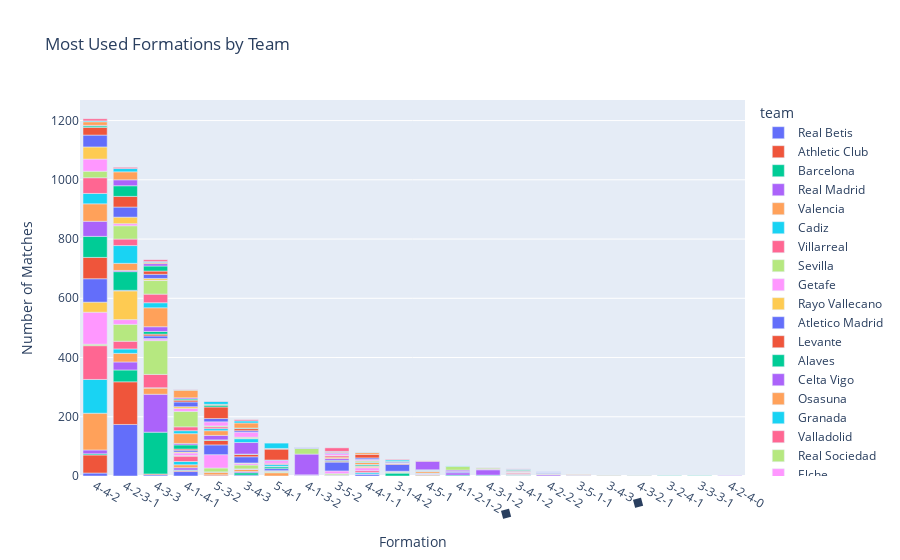

Notebook code for this chart:
### Code cell
formation_analysis = df.groupby(['team', 'formation']).size().reset_index(name='count')
formation_analysis = formation_analysis.sort_values('count', ascending=False)

fig = px.bar(formation_analysis, x='formation', y='count', color='team',
             title='Most Used Formations by Team',
             labels={'formation': 'Formation', 'count': 'Number of Matches'})
fig.update_layout(xaxis={'categoryorder':'total descending'})
fig.show()

### Figure 1 — Plotly figure (JSON) as saved in the notebook; plotly's stock layout.template omitted (floating-point values rounded to 4 significant figures)
{"data": [{"alignmentgroup": "True", "hovertemplate": "team=Real Betis<br>Formation=%{x}<br>Number of Matches=%{y}<extra></extra>", "legendgroup": "Real Betis", "marker": {"color": "#636efa", "pattern": {"shape": ""}}, "name": "Real Betis", "offsetgroup": "Real Betis", "orientation": "v", "showlegend": true, "textposition": "auto", "type": "bar", "x": ["4-2-3-1", "4-1-4-1", "4-4-2", "4-4-1-1", "4-3-3", "3-4-3", "3-5-1-1", "4-3-1-2", "5-3-2", "4-1-3-2"], "xaxis": "x", "y": [174, 15, 10, 6, 4, 3, 1, 1, 1, 1], "yaxis": "y"}, {"alignmentgroup": "True", "hovertemplate": "team=Athletic Club<br>Formation=%{x}<br>Number of Matches=%{y}<extra></extra>", "legendgroup": "Athletic Club", "marker": {"color": "#EF553B", "pattern": {"shape": ""}}, "name": "Athletic Club", "offsetgroup": "Athletic Club", "orientation": "v", "showlegend": true, "textposition": "auto", "type": "bar", "x": ["4-2-3-1", "4-4-2", "4-1-4-1", "5-3-2", "4-3-3", "3-5-2"], "xaxis": "x", "y": [144, 61, 3, 3, 3, 2], "yaxis": "y"}, {"alignmentgroup": "True", "hovertemplate": "team=Barcelona<br>Formation=%{x}<br>Number of Matches=%{y}<extra></extra>", "legendgroup": "Barcelona", "marker": {"color": "#00cc96", "pattern": {"shape": ""}}, "name": "Barcelona", "offsetgroup": "Barcelona", "orientation": "v", "showlegend": true, "textposition": "auto", "type": "bar", "x": ["4-3-3", "4-2-3-1", "3-1-4-2", "3-4-3", "4-4-2", "4-1-2-1-2◆", "4-1-4-1", "4-3-1-2", "3-4-1-2", "3-5-2", "3-4-3◆", "3-2-4-1", "3-3-3-1"], "xaxis": "x", "y": [141, 40, 10, 8, 4, 3, 2, 2, 2, 1, 1, 1, 1], "yaxis": "y"}, {"alignmentgroup": "True", "hovertemplate": "team=Real Madrid<br>Formation=%{x}<br>Number of Matches=%{y}<extra></extra>", "legendgroup": "Real Madrid", "marker": {"color": "#ab63fa", "pattern": {"shape": ""}}, "name": "Real Madrid", "offsetgroup": "Real Madrid", "orientation": "v", "showlegend": true, "textposition": "auto", "type": "bar", "x": ["4-3-3", "4-2-3-1", "4-3-1-2", "4-4-2", "4-1-2-1-2◆", "4-1-4-1", "3-4-3", "4-2-2-2", "4-1-3-2", "4-4-1-1", "4-3-2-1", "4-2-4-0", "3-1-4-2"], "xaxis": "x", "y": [128, 27, 18, 13, 8, 8, 4, 4, 2, 1, 1, 1, 1], "yaxis": "y"}, {"alignmentgroup": "True", "hovertemplate": "team=Valencia<br>Formation=%{x}<br>Number of Matches=%{y}<extra></extra>", "legendgroup": "Valencia", "marker": {"color": "#FFA15A", "pattern": {"shape": ""}}, "name": "Valencia", "offsetgroup": "Valencia", "orientation": "v", "showlegend": true, "textposition": "auto", "type": "bar", "x": ["4-4-2", "4-2-3-1", "4-3-3", "5-4-1", "4-1-4-1", "5-3-2", "3-4-3", "4-5-1", "3-5-1-1", "3-4-1-2"], "xaxis": "x", "y": [124, 29, 21, 11, 10, 9, 7, 3, 1, 1], "yaxis": "y"}, {"alignmentgroup": "True", "hovertemplate": "team=Cadiz<br>Formation=%{x}<br>Number of Matches=%{y}<extra></extra>", "legendgroup": "Cadiz", "marker": {"color": "#19d3f3", "pattern": {"shape": ""}}, "name": "Cadiz", "offsetgroup": "Cadiz", "orientation": "v", "showlegend": true, "textposition": "auto", "type": "bar", "x": ["4-4-2", "4-2-3-1", "4-1-4-1", "4-4-1-1", "4-5-1", "3-4-3", "5-3-2", "4-3-3", "3-4-1-2", "5-4-1"], "xaxis": "x", "y": [114, 15, 11, 5, 2, 1, 1, 1, 1, 1], "yaxis": "y"}, {"alignmentgroup": "True", "hovertemplate": "team=Villarreal<br>Formation=%{x}<br>Number of Matches=%{y}<extra></extra>", "legendgroup": "Villarreal", "marker": {"color": "#FF6692", "pattern": {"shape": ""}}, "name": "Villarreal", "offsetgroup": "Villarreal", "orientation": "v", "showlegend": true, "textposition": "auto", "type": "bar", "x": ["4-4-2", "4-3-3", "4-2-3-1", "4-1-4-1", "4-4-1-1", "4-2-2-2", "3-1-4-2", "3-4-3", "3-5-2", "4-5-1"], "xaxis": "x", "y": [114, 45, 26, 18, 6, 2, 1, 1, 1, 1], "yaxis": "y"}, {"alignmentgroup": "True", "hovertemplate": "team=Sevilla<br>Formation=%{x}<br>Number of Matches=%{y}<extra></extra>", "legendgroup": "Sevilla", "marker": {"color": "#B6E880", "pattern": {"shape": ""}}, "name": "Sevilla", "offsetgroup": "Sevilla", "orientation": "v", "showlegend": true, "textposition": "auto", "type": "bar", "x": ["4-3-3", "4-2-3-1", "3-4-3", "5-3-2", "4-4-2", "5-4-1", "3-5-2", "3-1-4-2", "4-1-4-1", "4-2-2-2"], "xaxis": "x", "y": [114, 57, 13, 13, 5, 4, 4, 3, 2, 1], "yaxis": "y"}, {"alignmentgroup": "True", "hovertemplate": "team=Getafe<br>Formation=%{x}<br>Number of Matches=%{y}<extra></extra>", "legendgroup": "Getafe", "marker": {"color": "#FF97FF", "pattern": {"shape": ""}}, "name": "Getafe", "offsetgroup": "Getafe", "orientation": "v", "showlegend": true, "textposition": "auto", "type": "bar", "x": ["4-4-2", "5-3-2", "4-2-3-1", "4-4-1-1", "4-1-4-1", "3-5-2", "4-3-3", "3-4-3", "4-5-1", "5-4-1", "3-1-4-2", "4-1-3-2"], "xaxis": "x", "y": [108, 45, 16, 10, 9, 9, 6, 6, 3, 2, 1, 1], "yaxis": "y"}, {"alignmentgroup": "True", "hovertemplate": "team=Rayo Vallecano<br>Formation=%{x}<br>Number of Matches=%{y}<extra></extra>", "legendgroup": "Rayo Vallecano", "marker": {"color": "#FECB52", "pattern": {"shape": ""}}, "name": "Rayo Vallecano", "offsetgroup": "Rayo Vallecano", "orientation": "v", "showlegend": true, "textposition": "auto", "type": "bar", "x": ["4-2-3-1", "4-4-2", "4-4-1-1", "4-1-4-1", "4-3-3", "3-4-3", "4-3-1-2"], "xaxis": "x", "y": [97, 34, 3, 3, 1, 1, 1], "yaxis": "y"}, {"alignmentgroup": "True", "hovertemplate": "team=Atletico Madrid<br>Formation=%{x}<br>Number of Matches=%{y}<extra></extra>", "legendgroup": "Atletico Madrid", "marker": {"color": "#636efa", "pattern": {"shape": ""}}, "name": "Atletico Madrid", "offsetgroup": "Atletico Madrid", "orientation": "v", "showlegend": true, "textposition": "auto", "type": "bar", "x": ["4-4-2", "5-3-2", "3-5-2", "3-1-4-2", "3-4-3", "4-3-3", "5-4-1", "4-1-4-1", "4-1-2-1-2◆", "4-2-3-1", "4-4-1-1", "3-4-1-2", "4-3-1-2"], "xaxis": "x", "y": [79, 33, 30, 23, 21, 9, 7, 6, 3, 2, 1, 1, 1], "yaxis": "y"}, {"alignmentgroup": "True", "hovertemplate": "team=Levante<br>Formation=%{x}<br>Number of Matches=%{y}<extra></extra>", "legendgroup": "Levante", "marker": {"color": "#EF553B", "pattern": {"shape": ""}}, "name": "Levante", "offsetgroup": "Levante", "orientation": "v", "showlegend": true, "textposition": "auto", "type": "bar", "x": ["4-4-2", "5-3-2", "3-4-3", "4-3-3", "4-1-4-1", "3-5-2", "3-1-4-2", "4-4-1-1", "4-1-2-1-2◆"], "xaxis": "x", "y": [72, 15, 8, 6, 4, 3, 3, 2, 1], "yaxis": "y"}, {"alignmentgroup": "True", "hovertemplate": "team=Alaves<br>Formation=%{x}<br>Number of Matches=%{y}<extra></extra>", "legendgroup": "Alaves", "marker": {"color": "#00cc96", "pattern": {"shape": ""}}, "name": "Alaves", "offsetgroup": "Alaves", "orientation": "v", "showlegend": true, "textposition": "auto", "type": "bar", "x": ["4-4-2", "4-2-3-1", "4-1-4-1", "4-3-3", "5-4-1", "4-4-1-1", "3-5-2", "5-3-2", "4-2-2-2", "4-5-1", "3-4-3", "3-4-1-2", "3-1-4-2"], "xaxis": "x", "y": [71, 63, 14, 9, 6, 4, 3, 2, 2, 1, 1, 1, 1], "yaxis": "y"}, {"alignmentgroup": "True", "hovertemplate": "team=Celta Vigo<br>Formation=%{x}<br>Number of Matches=%{y}<extra></extra>", "legendgroup": "Celta Vigo", "marker": {"color": "#ab63fa", "pattern": {"shape": ""}}, "name": "Celta Vigo", "offsetgroup": "Celta Vigo", "orientation": "v", "showlegend": true, "textposition": "auto", "type": "bar", "x": ["4-1-3-2", "4-4-2", "3-4-3", "4-3-3", "5-3-2", "3-5-2", "4-1-4-1", "4-1-2-1-2◆", "4-2-3-1", "4-2-2-2", "5-4-1", "4-4-1-1", "3-5-1-1"], "xaxis": "x", "y": [70, 51, 39, 16, 15, 6, 5, 5, 4, 2, 1, 1, 1], "yaxis": "y"}, {"alignmentgroup": "True", "hovertemplate": "team=Osasuna<br>Formation=%{x}<br>Number of Matches=%{y}<extra></extra>", "legendgroup": "Osasuna", "marker": {"color": "#FFA15A", "pattern": {"shape": ""}}, "name": "Osasuna", "offsetgroup": "Osasuna", "orientation": "v", "showlegend": true, "textposition": "auto", "type": "bar", "x": ["4-3-3", "4-4-2", "4-1-4-1", "4-2-3-1", "5-3-2", "4-4-1-1", "4-5-1", "3-5-2", "5-4-1", "3-5-1-1"], "xaxis": "x", "y": [64, 59, 33, 24, 16, 7, 6, 5, 1, 1], "yaxis": "y"}, {"alignmentgroup": "True", "hovertemplate": "team=Granada<br>Formation=%{x}<br>Number of Matches=%{y}<extra></extra>", "legendgroup": "Granada", "marker": {"color": "#19d3f3", "pattern": {"shape": ""}}, "name": "Granada", "offsetgroup": "Granada", "orientation": "v", "showlegend": true, "textposition": "auto", "type": "bar", "x": ["4-2-3-1", "4-4-2", "4-3-3", "3-4-3", "4-1-4-1", "5-3-2", "5-4-1", "4-4-1-1", "4-5-1", "4-2-2-2"], "xaxis": "x", "y": [60, 35, 17, 13, 10, 7, 6, 2, 1, 1], "yaxis": "y"}, {"alignmentgroup": "True", "hovertemplate": "team=Valladolid<br>Formation=%{x}<br>Number of Matches=%{y}<extra></extra>", "legendgroup": "Valladolid", "marker": {"color": "#FF6692", "pattern": {"shape": ""}}, "name": "Valladolid", "offsetgroup": "Valladolid", "orientation": "v", "showlegend": true, "textposition": "auto", "type": "bar", "x": ["4-4-2", "4-3-3", "4-2-3-1", "4-1-4-1", "5-3-2", "3-5-2", "5-4-1", "3-4-1-2", "4-3-1-2", "3-4-3", "4-5-1"], "xaxis": "x", "y": [53, 29, 22, 13, 6, 5, 4, 4, 2, 1, 1], "yaxis": "y"}, {"alignmentgroup": "True", "hovertemplate": "team=Real Sociedad<br>Formation=%{x}<br>Number of Matches=%{y}<extra></extra>", "legendgroup": "Real Sociedad", "marker": {"color": "#B6E880", "pattern": {"shape": ""}}, "name": "Real Sociedad", "offsetgroup": "Real Sociedad", "orientation": "v", "showlegend": true, "textposition": "auto", "type": "bar", "x": ["4-1-4-1", "4-3-3", "4-2-3-1", "4-4-2", "4-1-3-2", "4-1-2-1-2◆", "3-4-3", "4-4-1-1", "4-3-1-2", "5-3-2", "3-4-1-2", "4-3-2-1", "3-5-2", "4-5-1"], "xaxis": "x", "y": [52, 46, 45, 22, 19, 13, 4, 4, 4, 3, 1, 1, 1, 1], "yaxis": "y"}, {"alignmentgroup": "True", "hovertemplate": "team=Elche<br>Formation=%{x}<br>Number of Matches=%{y}<extra></extra>", "legendgroup": "Elche", "marker": {"color": "#FF97FF", "pattern": {"shape": ""}}, "name": "Elche", "offsetgroup": "Elche", "orientation": "v", "showlegend": true, "textposition": "auto", "type": "bar", "x": ["4-4-2", "3-4-3", "5-3-2", "4-1-4-1", "5-4-1", "4-2-3-1", "3-5-2", "4-4-1-1", "3-4-1-2", "3-1-4-2", "4-3-3", "4-2-2-2", "4-3-1-2"], "xaxis": "x", "y": [41, 17, 14, 10, 9, 7, 6, 4, 2, 1, 1, 1, 1], "yaxis": "y"}, {"alignmentgroup": "True", "hovertemplate": "team=Eibar<br>Formation=%{x}<br>Number of Matches=%{y}<extra></extra>", "legendgroup": "Eibar", "marker": {"color": "#FECB52", "pattern": {"shape": ""}}, "name": "Eibar", "offsetgroup": "Eibar", "orientation": "v", "showlegend": true, "textposition": "auto", "type": "bar", "x": ["4-4-2", "4-2-3-1", "4-3-3", "4-1-4-1", "3-4-1-2"], "xaxis": "x", "y": [41, 22, 6, 6, 1], "yaxis": "y"}, {"alignmentgroup": "True", "hovertemplate": "team=Espanyol<br>Formation=%{x}<br>Number of Matches=%{y}<extra></extra>", "legendgroup": "Espanyol", "marker": {"color": "#636efa", "pattern": {"shape": ""}}, "name": "Espanyol", "offsetgroup": "Espanyol", "orientation": "v", "showlegend": true, "textposition": "auto", "type": "bar", "x": ["4-4-2", "4-2-3-1", "4-1-4-1", "4-3-3", "5-3-2", "3-4-3", "4-4-1-1", "3-5-2", "3-1-4-2", "4-1-3-2", "3-4-1-2", "5-4-1", "4-5-1", "4-2-2-2"], "xaxis": "x", "y": [40, 34, 16, 14, 11, 5, 5, 3, 3, 2, 2, 2, 1, 1], "yaxis": "y"}, {"alignmentgroup": "True", "hovertemplate": "team=Mallorca<br>Formation=%{x}<br>Number of Matches=%{y}<extra></extra>", "legendgroup": "Mallorca", "marker": {"color": "#EF553B", "pattern": {"shape": ""}}, "name": "Mallorca", "offsetgroup": "Mallorca", "orientation": "v", "showlegend": true, "textposition": "auto", "type": "bar", "x": ["5-3-2", "5-4-1", "4-2-3-1", "4-4-2", "4-4-1-1", "4-3-3", "3-4-3", "4-1-4-1", "3-5-2", "3-4-1-2", "3-5-1-1"], "xaxis": "x", "y": [39, 37, 36, 26, 12, 11, 7, 6, 2, 1, 1], "yaxis": "y"}, {"alignmentgroup": "True", "hovertemplate": "team=Almeria<br>Formation=%{x}<br>Number of Matches=%{y}<extra></extra>", "legendgroup": "Almeria", "marker": {"color": "#00cc96", "pattern": {"shape": ""}}, "name": "Almeria", "offsetgroup": "Almeria", "orientation": "v", "showlegend": true, "textposition": "auto", "type": "bar", "x": ["4-2-3-1", "4-3-3", "5-3-2", "4-4-2", "4-1-4-1", "3-4-1-2", "3-4-3", "4-1-3-2", "4-5-1", "5-4-1"], "xaxis": "x", "y": [36, 17, 6, 5, 4, 3, 2, 1, 1, 1], "yaxis": "y"}, {"alignmentgroup": "True", "hovertemplate": "team=Las Palmas<br>Formation=%{x}<br>Number of Matches=%{y}<extra></extra>", "legendgroup": "Las Palmas", "marker": {"color": "#ab63fa", "pattern": {"shape": ""}}, "name": "Las Palmas", "offsetgroup": "Las Palmas", "orientation": "v", "showlegend": true, "textposition": "auto", "type": "bar", "x": ["4-5-1", "4-2-3-1", "4-3-3", "4-1-4-1", "4-4-2", "4-1-3-2"], "xaxis": "x", "y": [29, 20, 8, 4, 2, 1], "yaxis": "y"}, {"alignmentgroup": "True", "hovertemplate": "team=Girona<br>Formation=%{x}<br>Number of Matches=%{y}<extra></extra>", "legendgroup": "Girona", "marker": {"color": "#FFA15A", "pattern": {"shape": ""}}, "name": "Girona", "offsetgroup": "Girona", "orientation": "v", "showlegend": true, "textposition": "auto", "type": "bar", "x": ["4-2-3-1", "4-1-4-1", "3-4-3", "4-4-2", "4-4-1-1", "4-3-3", "5-3-2", "3-1-4-2", "5-4-1", "4-5-1", "3-4-1-2", "3-4-3◆", "3-5-1-1"], "xaxis": "x", "y": [27, 26, 17, 12, 6, 4, 3, 2, 1, 1, 1, 1, 1], "yaxis": "y"}, {"alignmentgroup": "True", "hovertemplate": "team=Leganes<br>Formation=%{x}<br>Number of Matches=%{y}<extra></extra>", "legendgroup": "Leganes", "marker": {"color": "#19d3f3", "pattern": {"shape": ""}}, "name": "Leganes", "offsetgroup": "Leganes", "orientation": "v", "showlegend": true, "textposition": "auto", "type": "bar", "x": ["5-4-1", "4-2-3-1", "5-3-2", "3-4-3", "3-1-4-2", "4-4-2", "4-3-3", "3-5-2", "3-4-1-2", "4-4-1-1", "4-1-2-1-2◆", "4-1-4-1"], "xaxis": "x", "y": [18, 11, 10, 7, 5, 3, 3, 2, 2, 1, 1, 1], "yaxis": "y"}, {"alignmentgroup": "True", "hovertemplate": "team=Huesca<br>Formation=%{x}<br>Number of Matches=%{y}<extra></extra>", "legendgroup": "Huesca", "marker": {"color": "#FF6692", "pattern": {"shape": ""}}, "name": "Huesca", "offsetgroup": "Huesca", "orientation": "v", "showlegend": true, "textposition": "auto", "type": "bar", "x": ["3-5-2", "4-4-2", "4-3-3", "4-2-3-1", "3-4-3", "3-1-4-2", "3-4-1-2", "5-3-2", "4-1-4-1"], "xaxis": "x", "y": [12, 7, 6, 4, 4, 2, 1, 1, 1], "yaxis": "y"}], "layout": {"barmode": "relative", "legend": {"title": {"text": "team"}, "tracegroupgap": 0}, "title": {"text": "Most Used Formations by Team"}, "xaxis": {"anchor": "y", "categoryorder": "total descending", "domain": [0, 1], "title": {"text": "Formation"}}, "yaxis": {"anchor": "x", "domain": [0, 1], "title": {"text": "Number of Matches"}}}}
